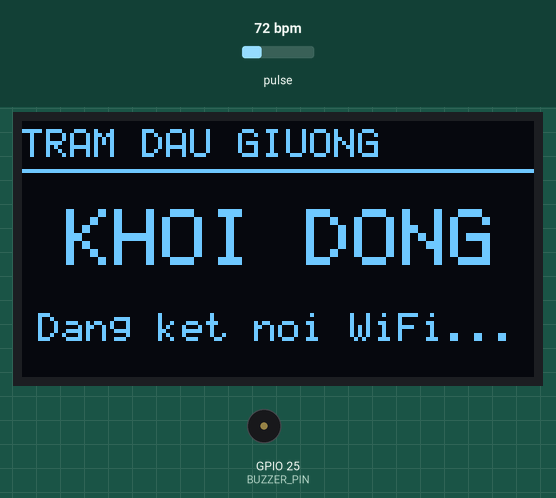
Recording of a sketch running on a simulated ESP32. Parts: 128×64 one-colour display, buzzer (waves = sounding, pin HIGH). Wiring (inferred from the names in the program): SSD1306 OLED at I2C address 0x3C. The inputs (shaded band) are chosen by the test bench; at power-on: pulse 72 bpm. WiFi joins after 1.5 s; servers stay silent unless stated; random numbers use the default seed unless the sketch sets one; no MQTT or app messages arrive unless stated; what the sketch prints to the serial monitor is not drawn.

Above: at 1.3 s.
At 3.2 s:
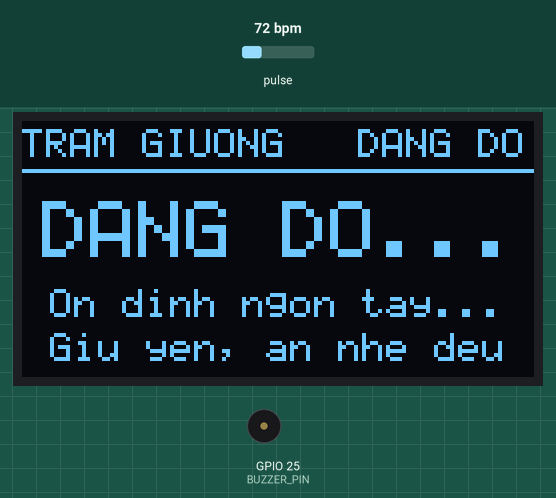
At 10.5 s:
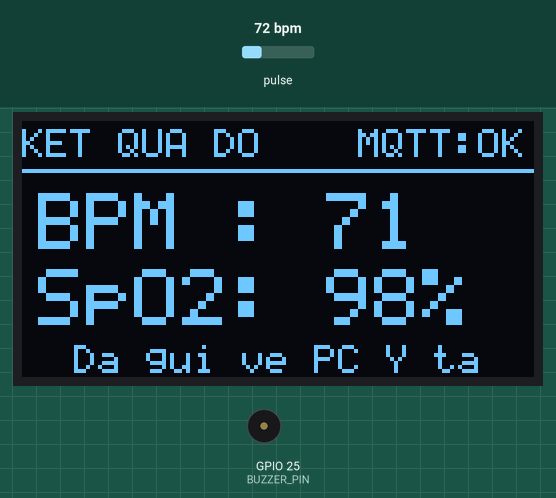
At 25.2 s:
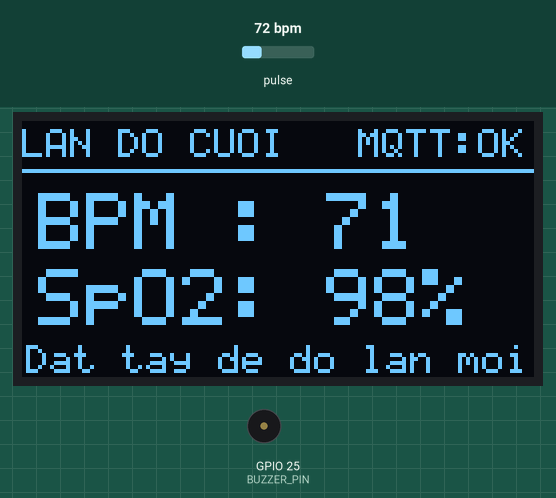
Timing chart, 0 to 26.7 s (numbered marks = the images above):
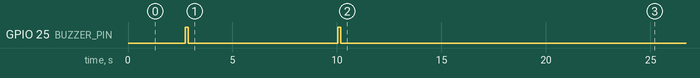

The sketch:

firmware_node_wired.ino
```cpp
/*
 * NODE TRẠM ĐẦU GIƯỜNG (WIRED SENSOR NODE) - 100% WI-FI LAN, KHÔNG CLOUD
 * - Sensor có dây: MAX30102 (I2C 0x57) đo nhịp tim (BPM) và SpO2
 * - Màn hình OLED 0.96" I2C SSD1315 128x64 (0x3C): chung bus SDA=21,
 * SCL=22, 3.3V, GND
 * - Actuator: còi 5V (GPIO25 qua transistor) kêu 1 tiếng khi đo xong
 * - Mỗi lần đo hợp lệ hiển thị ngay lên OLED tại giường & gửi về Local MQTT
 * Broker trên PC Y tá
 */

#include "MAX30105.h"
#include "OledSSD1315.h"
#include "PubSubClient.h"
#include "spo2_algorithm.h"
#include <WiFi.h>
#include <Wire.h>

#if __has_include("wifi_config.h")
#include "wifi_config.h"
#else
#define WIFI_SSID_CFG     "YOUR_WIFI_SSID"
#define WIFI_PASS_CFG     "YOUR_WIFI_PASSWORD"
#define SERVER_IP_CFG     "172.20.10.11"
#endif

const char *ssid = WIFI_SSID_CFG;
const char *password = WIFI_PASS_CFG;
const char *mqtt_server = SERVER_IP_CFG;
const int mqtt_port = 1883;

const char *mqtt_topic_vitals = "elderly/node_wired/vitals";
const char *mqtt_topic_health = "elderly/system/node_health";

#define BUZZER_PIN 25
#define I2C_SDA 21
#define I2C_SCL 22

#define FINGER_ON_THRESHOLD 50000
#define FINGER_OFF_THRESHOLD 30000
#define RETRY_COOLDOWN_MS 3000
#define SETTLE_SAMPLES 30
#define MAX_WINDOWS 10
#define SLIDE_SAMPLES 20
#define REQUIRED_VALID_WINDOWS 3
#define MAX_CONVERGE_BPM_SPREAD 10
#define MAX_CONVERGE_SPO2_SPREAD 4

WiFiClient espClient;
PubSubClient mqttClient(espClient);
MAX30105 particleSensor;
OledSSD1315 oled;

uint32_t irBuffer[BUFFER_SIZE];
uint32_t redBuffer[BUFFER_SIZE];

bool max30102_ready = false;
bool fingerLatched = false;
unsigned long lastSensorRetry = 0;
unsigned long lastOledRetry = 0;
unsigned long lastMeasureAttempt = 0;
unsigned long lastWifiRetry = 0;
unsigned long lastIRPrint = 0;
unsigned long lastHealthReport = 0;
bool lastReportedMaxOk = true;
bool lastReportedOledOk = true;
int measureFailStreak = 0;

bool pendingPublish = false;
int pendingBpm = 0;
int pendingSpo2 = 0;
unsigned long pendingMeasuredAt = 0;

enum OledScreenMode {
  OLED_BOOT,
  OLED_IDLE,
  OLED_MEASURING,
  OLED_RESULT,
  OLED_FAIL,
  OLED_SENSOR_ERR
};

bool hasLastResult = false;
int lastDisplayBpm = 0;
int lastDisplaySpo2 = 0;
unsigned long lastResultAt = 0;
unsigned long failBannerUntil = 0;
int measureProgressStep = 0;
String lastOledRenderKey = "";

void renderOledScreen(OledScreenMode mode, bool force = false) {
  if (!oled.isReady())
    return;

  bool wifiOk = (WiFi.status() == WL_CONNECTED);
  bool mqttOk = wifiOk && mqttClient.connected();
  const char *netBadge = mqttOk ? "MQTT:OK" : (wifiOk ? "WIFI:OK" : "OFFLINE");
  bool hintSwap = hasLastResult && (millis() - lastResultAt > 15000);

  char keyBuf[64];
  snprintf(keyBuf, sizeof(keyBuf), "%d|%s|%d|%d|%d|%d", (int)mode, netBadge,
           lastDisplayBpm, lastDisplaySpo2, hintSwap ? 1 : 0,
           measureProgressStep);
  if (!force && lastOledRenderKey == keyBuf)
    return;
  lastOledRenderKey = keyBuf;

  oled.clear();

  if (mode == OLED_BOOT) {
    oled.drawText(0, 2, "TRAM DAU GIUONG", 1);
    oled.drawHLine(0, 12, 128);
    oled.drawTextCentered(22, "KHOI DONG", 2);
    oled.drawTextCentered(48, "Dang ket noi WiFi...", 1);
  } else if (mode == OLED_SENSOR_ERR) {
    oled.drawText(0, 2, "CANH BAO PHAN CUNG", 1);
    oled.drawHLine(0, 12, 128);
    oled.drawTextCentered(20, "LOI SENSOR", 2);
    oled.drawTextCentered(42, "Khong thay MAX30102", 1);
    oled.drawTextCentered(53, "Kiem tra day SDA/SCL", 1);
  } else if (mode == OLED_MEASURING) {
    oled.drawText(0, 2, "TRAM GIUONG   DANG DO", 1);
    oled.drawHLine(0, 12, 128);
    oled.drawTextCentered(20, "DANG DO...", 2);
    if (measureProgressStep <= 0) {
      oled.drawTextCentered(42, "On dinh ngon tay...", 1);
    } else {
      char progBuf[24];
      snprintf(progBuf, sizeof(progBuf), "Tien do: %d/%d",
               measureProgressStep, REQUIRED_VALID_WINDOWS);
      oled.drawTextCentered(42, progBuf, 1);
    }
    oled.drawTextCentered(53, "Giu yen, an nhe deu", 1);
  } else if (mode == OLED_FAIL) {
    oled.drawText(0, 2, "THONG BAO", 1);
    oled.drawText(84, 2, netBadge, 1);
    oled.drawHLine(0, 12, 128);
    oled.drawTextCentered(20, "DO LOI!", 2);
    oled.drawTextCentered(42, "Dat lai ngon tay", 1);
    oled.drawTextCentered(53, "va giu yen cho do", 1);
  } else if (mode == OLED_RESULT && hasLastResult) {
    char headerLeft[16];
    snprintf(headerLeft, sizeof(headerLeft),
             hintSwap ? "LAN DO CUOI" : "KET QUA DO");
    oled.drawText(0, 2, headerLeft, 1);
    oled.drawText(84, 2, netBadge, 1);
    oled.drawHLine(0, 12, 128);

    char bpmLine[16];
    char spo2Line[16];
    snprintf(bpmLine, sizeof(bpmLine), "BPM : %d", lastDisplayBpm);
    snprintf(spo2Line, sizeof(spo2Line), "SpO2: %d%%", lastDisplaySpo2);
    oled.drawText(4, 18, bpmLine, 2);
    oled.drawText(4, 37, spo2Line, 2);

    const char *footer =
        hintSwap ? "Dat tay de do lan moi"
                 : (mqttOk ? "Da gui ve PC Y ta" : "Hien tai giuong (OFF)");
    oled.drawTextCentered(56, footer, 1);
  } else {
    oled.drawText(0, 2, "TRAM GIUONG", 1);
    oled.drawText(84, 2, netBadge, 1);
    oled.drawHLine(0, 12, 128);
    oled.drawTextCentered(20, "DAT TAY", 2);
    oled.drawTextCentered(42, "Len cam bien MAX30102", 1);
    oled.drawTextCentered(53, "De do BPM va SpO2", 1);
  }

  if (!oled.display()) {
    Serial.println("⚠️ Mất kết nối màn hình OLED I2C (0x3C).");
  }
}

void beepDone() {
  digitalWrite(BUZZER_PIN, HIGH);
  delay(150);
  digitalWrite(BUZZER_PIN, LOW);
}

void initMAX30102() {
  if (particleSensor.begin(Wire, I2C_SPEED_STANDARD)) {
    particleSensor.setup(0x3C, 4, 2, 100, 411, 4096);
    max30102_ready = true;
    Serial.println("✅ Đã nhận diện và khởi tạo MAX30102 thành công!");
  } else {
    max30102_ready = false;
  }
}

bool readSample(uint32_t &red, uint32_t &ir, unsigned long timeoutMs) {
  unsigned long t0 = millis();
  while (particleSensor.available() == 0) {
    particleSensor.check();
    if (millis() - t0 > timeoutMs)
      return false;
    delay(1);
  }
  red = particleSensor.getFIFORed();
  ir = particleSensor.getFIFOIR();
  particleSensor.nextSample();
  return true;
}

bool isWindowStable() {
  uint32_t irMin = 0xFFFFFFFF;
  uint32_t irMax = 0;
  uint32_t redMax = 0;
  uint64_t irSum = 0;
  for (int i = 0; i < BUFFER_SIZE; i++) {
    uint32_t irVal = irBuffer[i];
    uint32_t redVal = redBuffer[i];
    if (irVal < irMin) irMin = irVal;
    if (irVal > irMax) irMax = irVal;
    if (redVal > redMax) redMax = redVal;
    irSum += irVal;
  }
  uint32_t irMean = (uint32_t)(irSum / BUFFER_SIZE);
  if (irMean < FINGER_ON_THRESHOLD)
    return false;
  if (irMax >= 260000 || redMax >= 260000) {
    Serial.println("⚠️ Tín hiệu quang bị bão hòa, hãy đặt ngón tay nhẹ hơn.");
    return false;
  }
  // Peak-to-peak DC swing > 25% of mean indicates finger movement artifact
  if ((uint64_t)(irMax - irMin) * 4 > irMean) {
    Serial.println("⚠️ Ngón tay hơi rung, đang bỏ qua cửa sổ nhiễu...");
    return false;
  }
  return true;
}

static void sort3(int &a, int &b, int &c) {
  int t;
  if (a > b) { t = a; a = b; b = t; }
  if (b > c) { t = b; b = c; c = t; }
  if (a > b) { t = a; a = b; b = t; }
}

bool measureVitals(int &bpm, int &spo2) {
  particleSensor.clearFIFO();
  while (particleSensor.available())
    particleSensor.nextSample();

  measureProgressStep = 0;
  renderOledScreen(OLED_MEASURING, true);

  // Discard initial ~1.2s after finger touch so DC baseline & pressure settle
  for (int s = 0; s < SETTLE_SAMPLES; s++) {
    uint32_t r, i;
    if (!readSample(r, i, 500))
      return false;
    if (i < FINGER_OFF_THRESHOLD) {
      Serial.println("⚠️ Ngón tay bị nhấc ra trong lúc ổn định.");
      return false;
    }
    if (s % 10 == 0)
      mqttClient.loop();
  }

  int validBpms[MAX_WINDOWS];
  int validSpo2s[MAX_WINDOWS];
  int validCount = 0;

  int pos = 0;
  for (int window = 0; window < MAX_WINDOWS; window++) {
    while (pos < BUFFER_SIZE) {
      uint32_t r, i;
      if (!readSample(r, i, 500)) {
        Serial.println("⚠️ Mất dữ liệu từ cảm biến khi đang đo.");
        return false;
      }
      if (i < FINGER_OFF_THRESHOLD) {
        Serial.println("⚠️ Ngón tay bị nhấc ra giữa chừng, hãy giữ yên tay.");
        return false;
      }
      redBuffer[pos] = r;
      irBuffer[pos] = i;
      pos++;
      if (pos % SLIDE_SAMPLES == 0)
        mqttClient.loop();
    }

    if (isWindowStable()) {
      int32_t spo2Value, hrValue;
      int8_t spo2Valid, hrValid;
      maxim_heart_rate_and_oxygen_saturation(irBuffer, BUFFER_SIZE, redBuffer,
                                             &spo2Value, &spo2Valid, &hrValue,
                                             &hrValid);

      if (spo2Valid && hrValid && hrValue >= 45 && hrValue <= 175 &&
          spo2Value >= 80 && spo2Value <= 100) {
        validBpms[validCount] = (int)hrValue;
        validSpo2s[validCount] = (int)spo2Value;
        validCount++;
        Serial.printf("  [Cửa sổ %d/%d] BPM=%d | SpO2=%d%%\n", window + 1,
                      MAX_WINDOWS, (int)hrValue, (int)spo2Value);

        measureProgressStep = (validCount < REQUIRED_VALID_WINDOWS)
                                  ? validCount
                                  : REQUIRED_VALID_WINDOWS;
        renderOledScreen(OLED_MEASURING);

        if (validCount >= REQUIRED_VALID_WINDOWS) {
          int b0 = validBpms[validCount - 3];
          int b1 = validBpms[validCount - 2];
          int b2 = validBpms[validCount - 1];
          int s0 = validSpo2s[validCount - 3];
          int s1 = validSpo2s[validCount - 2];
          int s2 = validSpo2s[validCount - 1];
          sort3(b0, b1, b2);
          sort3(s0, s1, s2);
          if ((b2 - b0) <= MAX_CONVERGE_BPM_SPREAD &&
              (s2 - s0) <= MAX_CONVERGE_SPO2_SPREAD) {
            bpm = b1;
            spo2 = s1;
            return true;
          }
        }
      }
    }

    memmove(redBuffer, redBuffer + SLIDE_SAMPLES,
            (BUFFER_SIZE - SLIDE_SAMPLES) * sizeof(uint32_t));
    memmove(irBuffer, irBuffer + SLIDE_SAMPLES,
            (BUFFER_SIZE - SLIDE_SAMPLES) * sizeof(uint32_t));
    pos = BUFFER_SIZE - SLIDE_SAMPLES;
  }

  // Fallback if 3+ valid windows exist but drifted slightly: pick closest consistent pair
  if (validCount >= 3) {
    int bestGap = 999;
    int bestBpm = 0;
    int bestSpo2 = 0;
    for (int i = 0; i < validCount; i++) {
      for (int j = i + 1; j < validCount; j++) {
        int bGap = abs(validBpms[i] - validBpms[j]);
        int sGap = abs(validSpo2s[i] - validSpo2s[j]);
        if (bGap <= MAX_CONVERGE_BPM_SPREAD &&
            sGap <= MAX_CONVERGE_SPO2_SPREAD && bGap < bestGap) {
          bestGap = bGap;
          bestBpm = (validBpms[i] + validBpms[j] + 1) / 2;
          bestSpo2 = (validSpo2s[i] + validSpo2s[j] + 1) / 2;
        }
      }
    }
    if (bestGap < 999) {
      bpm = bestBpm;
      spo2 = bestSpo2;
      return true;
    }
  }
  return false;
}

bool publishPendingVitals() {
  if (!pendingPublish || !mqttClient.connected())
    return false;
  String payload = "{\"node\":\"BEDSIDE_WIRED\",\"bpm\":" + String(pendingBpm) +
                   ",\"spo2\":" + String(pendingSpo2) +
                   ",\"age_ms\":" + String(millis() - pendingMeasuredAt) + "}";
  if (mqttClient.publish(mqtt_topic_vitals, payload.c_str())) {
    pendingPublish = false;
    Serial.println("📡 Đã gửi kết quả đo về PC Y tá: " + payload);
    return true;
  }
  return false;
}

void publishBedsideHealth(const char *status, const char *errCode,
                          const char *detail, bool force) {
  if (!mqttClient.connected())
    return;
  if (!force && millis() - lastHealthReport < 10000)
    return;
  lastHealthReport = millis();
  String payload = "{\"node\":\"BEDSIDE_NODE\",\"status\":\"";
  payload += status;
  payload += "\",\"error_code\":\"";
  payload += errCode;
  payload += "\",\"detail\":\"";
  payload += detail;
  payload += "\"}";
  mqttClient.publish(mqtt_topic_health, payload.c_str());
}

void reconnectMQTT() {
  static unsigned long lastReconnect = 0;
  if (millis() - lastReconnect < 5000)
    return;
  lastReconnect = millis();
  String clientId = "ESP32_Bedside_" + String(random(0xffff), HEX);
  if (mqttClient.connect(clientId.c_str())) {
    Serial.println("✅ [MQTT] Đã kết nối Local Broker trên PC Y tá!");
    if (max30102_ready) {
      publishBedsideHealth("OK", "NONE", "MAX30102 0x57 san sang", true);
      lastReportedMaxOk = true;
    } else {
      publishBedsideHealth("ERROR", "MAX30102_NOT_FOUND",
                           "Khong tim thay cam bien MAX30102 tai dia chi 0x57",
                           true);
      lastReportedMaxOk = false;
    }
  }
}

void maintainWiFi() {
  if (WiFi.status() == WL_CONNECTED)
    return;
  if (millis() - lastWifiRetry < 10000)
    return;
  lastWifiRetry = millis();
  Serial.println("🔄 Mất Wi-Fi, đang kết nối lại...");
  WiFi.disconnect();
  WiFi.begin(ssid, password);
}

void setup() {
  Serial.begin(115200);
  delay(1000);
  Serial.println(
      "\n==============================================================");
  Serial.println(
      "   TRẠM ĐẦU GIƯỜNG - ĐO NHỊP TIM & SpO2 (WI-FI LAN NỘI BỘ)   ");
  Serial.println(
      "==============================================================");

  pinMode(BUZZER_PIN, OUTPUT);
  digitalWrite(BUZZER_PIN, LOW);

  Wire.begin(I2C_SDA, I2C_SCL);
  Wire.setClock(100000);

  if (oled.begin(Wire)) {
    Serial.printf("✅ Đã nhận màn hình OLED SSD1315 tại địa chỉ 0x%02X\n",
                  oled.getAddress());
    renderOledScreen(OLED_BOOT, true);
  } else {
    Serial.println("⚠️ Không thấy màn hình OLED tại 0x3C/0x3D. Tiếp tục chạy "
                   "không có màn hình.");
  }

  Serial.print("Đang kết nối Wi-Fi LAN: ");
  Serial.println(ssid);
  WiFi.mode(WIFI_STA);
  WiFi.setSleep(false);
  WiFi.begin(ssid, password);
  int retry = 0;
  while (WiFi.status() != WL_CONNECTED && retry < 20) {
    delay(500);
    Serial.print(".");
    retry++;
  }
  if (WiFi.status() == WL_CONNECTED) {
    Serial.print("\n✅ Wi-Fi đã kết nối! IP: ");
    Serial.println(WiFi.localIP());
  } else {
    Serial.println("\n⚠️ Chưa kết nối được Wi-Fi LAN, sẽ tự thử lại trong nền.");
  }

  mqttClient.setServer(mqtt_server, mqtt_port);

  Wire.beginTransmission(0x57);
  if (Wire.endTransmission() == 0) {
    Serial.println("-> Tìm thấy MAX30102 tại địa chỉ 0x57");
  } else {
    Serial.println("⚠️ Không thấy địa chỉ 0x57 trên bus I2C. Kiểm tra lại dây "
                   "VIN/GND/SCL/SDA.");
  }
  initMAX30102();

  beepDone();
  renderOledScreen(max30102_ready ? OLED_IDLE : OLED_SENSOR_ERR, true);
  Serial.println("Sẵn sàng. Đặt ngón tay lên cảm biến để đo.");
}

void loop() {
  maintainWiFi();
  if (WiFi.status() == WL_CONNECTED) {
    if (!mqttClient.connected())
      reconnectMQTT();
    mqttClient.loop();
    if (publishPendingVitals() && hasLastResult) {
      renderOledScreen(OLED_RESULT, true);
    }
  }

  if (!oled.isReady() && millis() - lastOledRetry > 5000) {
    lastOledRetry = millis();
    if (oled.begin(Wire)) {
      Serial.printf("✅ Màn hình OLED (0x%02X) đã phục hồi kết nối.\n",
                    oled.getAddress());
      lastOledRenderKey = "";
      if (max30102_ready && !lastReportedOledOk) {
        publishBedsideHealth("OK", "NONE", "MAX30102 & OLED san sang", true);
      }
      lastReportedOledOk = true;
    } else if (max30102_ready && lastReportedOledOk) {
      publishBedsideHealth("WARNING", "OLED_NOT_FOUND",
                           "Khong thay man hinh OLED I2C (0x3C)", true);
      lastReportedOledOk = false;
    }
  }

  if (!max30102_ready) {
    renderOledScreen(OLED_SENSOR_ERR);
    publishBedsideHealth("ERROR", "MAX30102_NOT_FOUND",
                         "Khong tim thay cam bien MAX30102 tai dia chi 0x57 "
                         "(long day hoac hong cam bien)",
                         lastReportedMaxOk);
    lastReportedMaxOk = false;
    if (millis() - lastSensorRetry > 2000) {
      lastSensorRetry = millis();
      initMAX30102();
      if (max30102_ready) {
        publishBedsideHealth("OK", "NONE", "MAX30102 0x57 da phuc hoi ket noi",
                             true);
        lastReportedMaxOk = true;
      }
    }
    delay(50);
    return;
  }

  long irValue = particleSensor.getIR();

  if (irValue == 0) {
    max30102_ready = false;
    renderOledScreen(OLED_SENSOR_ERR);
    publishBedsideHealth(
        "ERROR", "MAX30102_SIGNAL_LOST",
        "Mat tin hieu dot ngot tu cam bien MAX30102 (irValue = 0)", true);
    lastReportedMaxOk = false;
    Serial.println("🔄 Mất tín hiệu từ MAX30102, đang khởi tạo lại...");
    return;
  }

  publishBedsideHealth("OK", "NONE", "MAX30102 0x57 san sang",
                       !lastReportedMaxOk);
  lastReportedMaxOk = true;

  if (irValue < FINGER_OFF_THRESHOLD) {
    fingerLatched = false;
    if (millis() < failBannerUntil) {
      renderOledScreen(OLED_FAIL);
    } else {
      renderOledScreen(hasLastResult ? OLED_RESULT : OLED_IDLE);
    }
    if (millis() - lastIRPrint > 3000) {
      lastIRPrint = millis();
      Serial.printf("⏳ Đang chờ ngón tay... (IR: %ld / ngưỡng: %d)\n", irValue,
                    FINGER_ON_THRESHOLD);
    }
  } else if (irValue >= FINGER_ON_THRESHOLD && !fingerLatched &&
             millis() - lastMeasureAttempt > RETRY_COOLDOWN_MS) {
    lastMeasureAttempt = millis();
    Serial.println(
        "👉 Phát hiện ngón tay! Giữ yên, đang đo nhịp tim & SpO2...");

    int bpm, spo2;
    if (measureVitals(bpm, spo2)) {
      measureFailStreak = 0;
      pendingBpm = bpm;
      pendingSpo2 = spo2;
      pendingMeasuredAt = millis();
      pendingPublish = true;
      fingerLatched = true;
      hasLastResult = true;
      lastDisplayBpm = bpm;
      lastDisplaySpo2 = spo2;
      lastResultAt = millis();
      failBannerUntil = 0;
      beepDone();
      Serial.printf("❤️ Kết quả đo: %d BPM | SpO2 = %d %%\n", bpm, spo2);
      publishPendingVitals();
      renderOledScreen(OLED_RESULT, true);
    } else {
      measureFailStreak++;
      failBannerUntil = millis() + 2500;
      renderOledScreen(OLED_FAIL, true);
      if (measureFailStreak >= 3) {
        publishBedsideHealth("WARNING", "MAX30102_MEASURE_FAIL",
                             "Do nhip tim/SpO2 that bai nhieu lan lien tiep",
                             true);
      }
      Serial.println(
          "⚠️ Đo chưa hợp lệ, hãy đặt lại ngón tay nhẹ nhàng và giữ yên.");
    }
  } else {
    if (millis() < failBannerUntil) {
      renderOledScreen(OLED_FAIL);
    } else {
      renderOledScreen(hasLastResult ? OLED_RESULT : OLED_IDLE);
    }
  }

  delay(10);
}
```

Source omitted: OledSSD1315.cpp (8817 bytes), OledSSD1315.h (985 bytes), heartRate.cpp (5304 bytes), heartRate.h (2812 bytes), spo2_algorithm.cpp (12568 bytes), spo2_algorithm.h (5357 bytes), wifi_config.example.h (234 bytes)

Measured:
- by itself, GPIO 25 (BUZZER_PIN): HIGH → LOW at 2.9 s, → HIGH 7.1 s later, → LOW 0.15 s later
- what the display in image 0 shows lasts 1.9 s, from 1.2 s to 3.1 s
- what the display in image 1 shows lasts 5.3 s, from 3.1 s to 8.4 s
- what the display in image 2 shows lasts 14.6 s, from 10.5 s to 25.1 s
